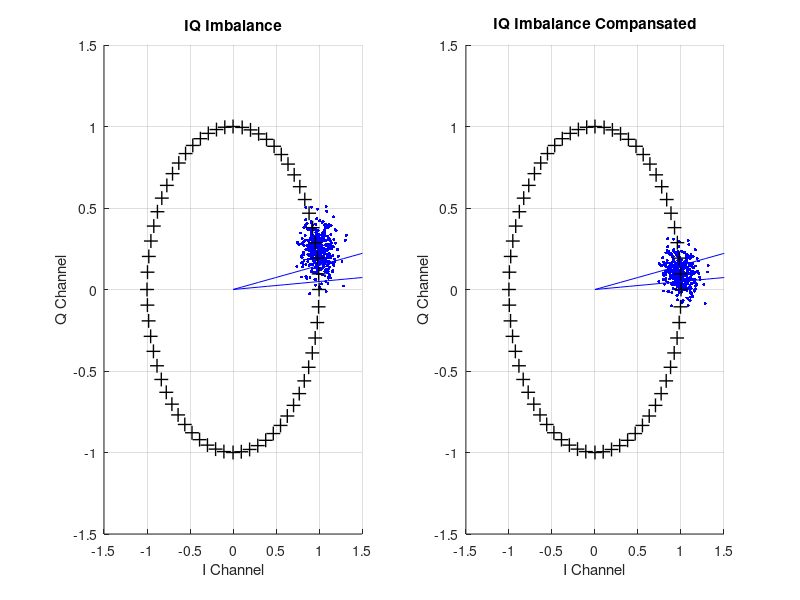

The MATLAB script that drew this image:

% 64 QAM Modulation Signal Error Rate 

close all 
clear 
clc

I0=1;
Q0=1;
e=1;
d=0;

t=0:0.1:360;
x_int=1*(cosd(t)+1i*sind(t));
error1 = 0;
error2 = 0;

% noise and iteration counter
noise = 20;
iteration = 400;

for k=1:iteration
    e=0.3;
    d=5;
    
    noisy_sine = awgn((1+e).*sind(t+d), noise);
    noisy_cosine = awgn(1*cosd(t), noise);
    
    x = noisy_cosine + 1i*(noisy_sine);
    
    subplot(1,2,1);
    hold on;
    plot(real(x(56)),imag(x(56)),"b.","MarkerSize",7);
    hold off;
    
    t1=-1.*mean(sign(real(x)).*imag(x));
    t2=mean(abs(real(x)));
    t3=mean(abs(imag(x)));
    c1=t1/t2;
    c2=sqrt((t3^2-t1^2)/(t2^2));
    g=t3/t2;
    f=asind(t1/t3);
    y=(real(x).*c2+1i*(c1.*real(x)+imag(x)))/c2;
    
    compansated_angle = atand(imag(x(56))/real(x(56)));
    if (compansated_angle < 2.8) || (compansated_angle > 8.4)
        error1 = error1 + 1;
    end
    
    compansated_angle = atand(imag(y(56))/real(y(56)));
    if (compansated_angle < 2.8) || (compansated_angle > 8.4)
        error2 = error2 + 1;
    end

    subplot(1,2,2);
    hold on;
    plot(real(y(56)),imag(y(56)),"b.","MarkerSize",7);
    hold off;
    
end

l1 = t*cosd(2.8) + 1i.*t.*sind(2.8);
l2 = t*cosd(8.4) + 1i.*t.*sind(8.4);

for k = 1:2
    
    subplot(1,2,k);
    hold on;
    grid on
    xlabel("I Channel");
    ylabel("Q Channel");
    title("IQ Imbalance");
    axis([-1.5 1.5 -1.5 1.5]);
    for j = 1:4  
        for ii = 0:15
            if ii == 0
                plot(real(x_int(900*(j-1)+1)),imag(x_int(900*(j-1)+1)),"k+","MarkerSize",10,"LineWidth",1);
            else
                plot(real(x_int(900*(j-1)+(ii*56))),imag(x_int(900*(j-1)+(ii*56))),"k+","MarkerSize",10,"LineWidth",1);
            end
                
        end
    end
    
    plot(real(l1), imag(l1), 'b');
    plot(real(l2), imag(l2), 'b');
    hold off;
end

subplot(1,2,2);
title("IQ Imbalance Compansated");

BER1 = error1 / iteration;
disp(['Error Imbalance: ', num2str(error1), ' times, BER: %', num2str(BER1*100)]);
BER2 = error2 / iteration;
disp(['Error Compansated: ', num2str(error2), ' times, BER: %', num2str(BER2*100)]);











